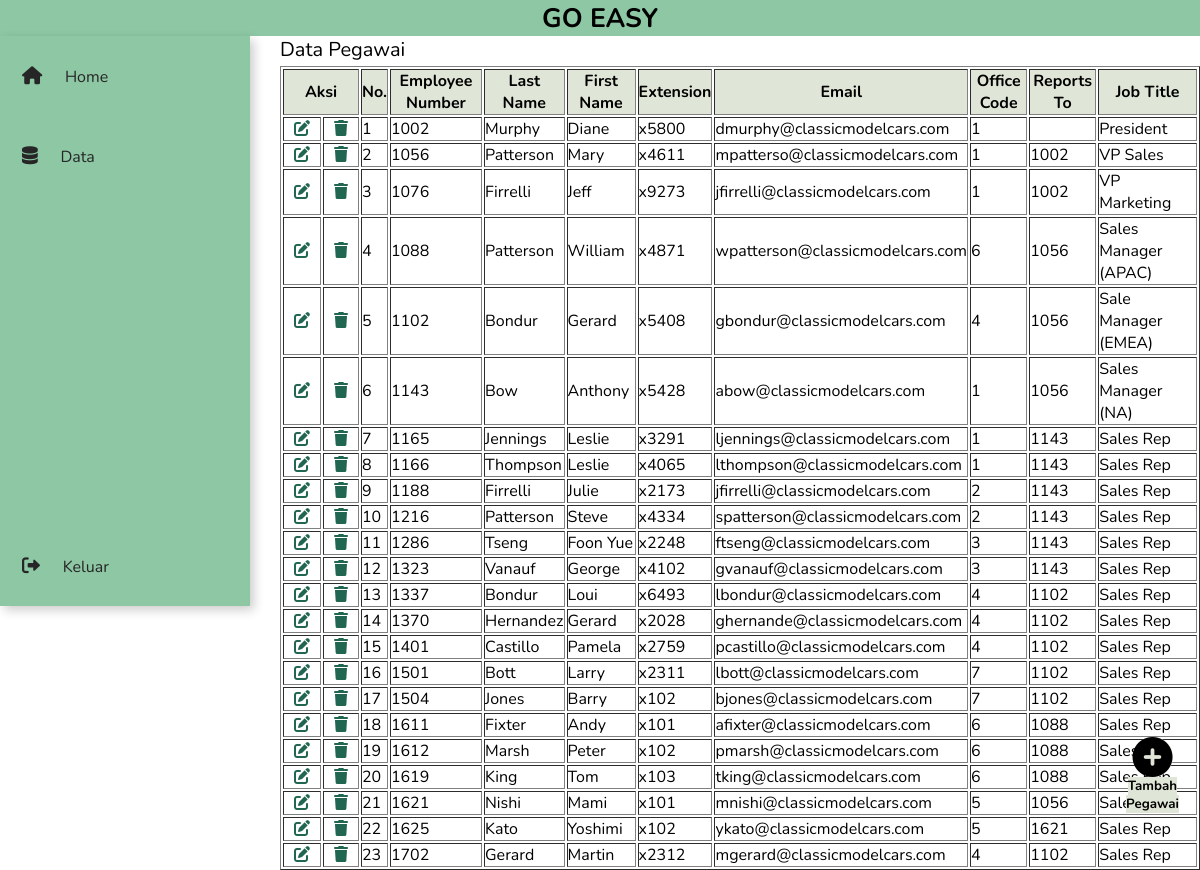
Page /admin/view/tampilPegawai.php on the committed database.
### tables this page shows
CREATE TABLE `employees` (
  `employeeNumber` int(11) NOT NULL,
  `lastName` varchar(50) NOT NULL,
  `firstName` varchar(50) NOT NULL,
  `extension` varchar(10) NOT NULL,
  `email` varchar(100) NOT NULL,
  `officeCode` varchar(10) NOT NULL,
  `reportsTo` int(11) DEFAULT NULL,
  `jobTitle` varchar(50) NOT NULL
);

### admin/view/tampilPegawai.php (the view, shortened to what this page needs)
<?php
    include "../../connect/koneksi.php";
?>
    <!DOCTYPE html>
    <html lang="en">
    <head>
        <link rel="stylesheet" href="stylehome.css">
        <link rel="stylesheet" href="https://cdnjs.cloudflare.com/ajax/libs/font-awesome/6.3.0/css/all.min.css"/>
        <link rel="stylesheet" href="https://cdnjs.cloudflare.com/ajax/libs/font-awesome/6.0.0/css/all.min.css"/>
    </head>
    <body>
    <div class="content">
        <span>GO EASY</span>
    </div>
        <div class="navigation">
            <ul>
                <li>
                    <a href="../home.php">
                        <span class="icon">
                            <i class="fa fa-house"></i>
                        </span>
                        <span class="title">Home</span>
                    </a>
                </li>
                <li>
                    <a href="#">
                        <span class="icon">
                            <i class="fa-solid fa-database"></i>
                        </span>
                        <span class="title">Data</span>
                    </a>
                </li>
                <li>
                    <a href="../logout.php">
                        <div class="keluar">
                        <span class="icon">
                        <i class="fa-solid fa-right-from-bracket"></i>
                        </span>
                        <span class="title">Keluar</span>
                    </a>
                </li>
            </ul>
        </div>
            <div class="main-content">
                <main>
                <div class="data">
                    <span>Data Pegawai</span>
                </div>
                    <div class="tabelHasil">
                        <table border=1>
                        <thead>
                            <tr>
                                <th colspan=2>Aksi</th>
                                <th>No.</th>
                                <th>Employee Number</th>
                                <th>Last Name</th>
                                <th>First Name</th>
                                <th>Extension</th>
                                <th>Email</th>
                                <th>Office Code</th>
                                <th>Reports To</th>
                                <th>Job Title</th>
                            </tr>
                        </thead>
                        <tbody>
                            <?php
                                $no = 1;
                                $ambil = mysqli_query($koneksi, "SELECT * FROM employees");
                                while ($tampil = mysqli_fetch_array($ambil)){
                                    echo "
                                        <tr>
                                            <td>
                                                <a href='../update/ubahPegawai.php?kode=$tampil[employeeNumber]'>
                                                    <span class='icon-action'><i class='fa-solid fa-pen-to-square'></i></span>
                                                </a>
                                            </td>
                                            <td>
                                                <a href='?kode=$tampil[employeeNumber]&aksi=hapus'>
                                                    <span class='icon-action'><i class='fa-solid fa-trash'></i></span>
                                                </a>
                                            </td>
                                            <td>$no</td>
                                            <td>$tampil[employeeNumber]</td>
                                            <td>$tampil[lastName]</td>
                                            <td>$tampil[firstName]</td>
                                            <td>$tampil[extension]</td>
                                            <td>$tampil[email]</td>
                                            <td>$tampil[officeCode]</td>
                                            <td>$tampil[reportsTo]</td>
                                            <td>$tampil[jobTitle]</td>
                                        </tr>";
                                    $no++;
                                }
                            ?>
                        </tbody>
                        </table>
                    </div>
                </main>
            </div>
            <a href="../add/tambahPegawai.php">
                <button class="add-float">
                    <i class="fa-solid fa-circle-plus fa-3x"></i>
                    <span>Tambah Pegawai</span>
                </button>
            </a>
    </body>
    </html>

### admin/css/stylehome.css (style rules this page uses)
* { font-family: Nunito; margin: 0; padding: 0; box-sizing: border-box; }
:root { --green: #8dc7a4; --white: #fff; --gray: #262626; --green2: #216651; --green3: #e0e6d7; }
body { justify-content: center; background-repeat: no-repeat; background-size: cover; min-height: 100vh; position: relative; width: auto; margin: 0; }
.content { background: var(--green); width:100%; position: fixed; text-align: center; top: 0; }
.content span { text-align: center; font-size: 20pt; font-weight: bolder; }
.navigation { background: var(--green); width: 250px; position: fixed; border-left: 14px solid var(--green); height: auto; box-shadow: 4px 4px 10px rgba(0, 0, 0, 0.2); top: 36px; z-index: 1; }
.navigation ul { position: relative; top: 0; left: 0; width: 100%; }
.navigation ul li { position: relative; width: 100%; list-style: none; border-top-left-radius: 50px; border-bottom-left-radius: 50px; text-align: left; }
.navigation ul li a { color: var(--gray); text-decoration: none; }
.navigation ul li a .icon { position: relative; min-width: 50px; height: 60px; padding-right: 10px; margin: 8px; font-size: large; line-height: 80px; text-align: center; }
.navigation ul li a .title { line-height: 60px; }
.keluar { margin-top: 330px; }
.main-content { margin-left: 280px; margin-top: 66px; }
.data { background: var(--white); width:100%; position: fixed; text-align: left; top: 36px; height: auto; margin-left: -30px; }
.data span { font-size: 15pt; padding-left: 30px; }
.icon-action { color: var(--green2); margin: 10px; }
th { position: sticky; top: 63px; background: var(--green3); }
.add-float { position: fixed; right: 10px; overflow: hidden; width: 75px; height: 90px; border: 0; z-index: 999; transition: .2s; bottom: 50px; cursor: pointer; background: transparent; }
.add-float i { background: var(--green3); border-radius: 100%; }
.add-float span { background: var(--green3); font-weight: bold; }

### rows in the picture
employees: employeeNumber "1002", lastName "Murphy", firstName "Diane", extension "x5800", email "dmurphy@classicmodelcars.com", officeCode "1", jobTitle "President"
employees: employeeNumber "1056", lastName "Patterson", firstName "Mary", extension "x4611", email "mpatterso@classicmodelcars.com", officeCode "1", reportsTo "1002", jobTitle "VP Sales"
employees: employeeNumber "1076", lastName "Firrelli", firstName "Jeff", extension "x9273", email "jfirrelli@classicmodelcars.com", officeCode "1", reportsTo "1002", jobTitle "VP Marketing"
employees: employeeNumber "1088", lastName "Patterson", firstName "William", extension "x4871", email "wpatterson@classicmodelcars.com", officeCode "6", reportsTo "1056", jobTitle "Sales Manager (APAC)"
employees: employeeNumber "1102", lastName "Bondur", firstName "Gerard", extension "x5408", email "gbondur@classicmodelcars.com", officeCode "4", reportsTo "1056", jobTitle "Sale Manager (EMEA)"
employees: employeeNumber "1143", lastName "Bow", firstName "Anthony", extension "x5428", email "abow@classicmodelcars.com", officeCode "1", reportsTo "1056", jobTitle "Sales Manager (NA)"
employees: employeeNumber "1165", lastName "Jennings", firstName "Leslie", extension "x3291", email "ljennings@classicmodelcars.com", officeCode "1", reportsTo "1143", jobTitle "Sales Rep"
employees: employeeNumber "1166", lastName "Thompson", firstName "Leslie", extension "x4065", email "lthompson@classicmodelcars.com", officeCode "1", reportsTo "1143", jobTitle "Sales Rep"
employees: employeeNumber "1188", lastName "Firrelli", firstName "Julie", extension "x2173", email "jfirrelli@classicmodelcars.com", officeCode "2", reportsTo "1143", jobTitle "Sales Rep"
employees: employeeNumber "1216", lastName "Patterson", firstName "Steve", extension "x4334", email "spatterson@classicmodelcars.com", officeCode "2", reportsTo "1143", jobTitle "Sales Rep"
employees: employeeNumber "1286", lastName "Tseng", firstName "Foon Yue", extension "x2248", email "ftseng@classicmodelcars.com", officeCode "3", reportsTo "1143", jobTitle "Sales Rep"
employees: employeeNumber "1323", lastName "Vanauf", firstName "George", extension "x4102", email "gvanauf@classicmodelcars.com", officeCode "3", reportsTo "1143", jobTitle "Sales Rep"
employees: employeeNumber "1337", lastName "Bondur", firstName "Loui", extension "x6493", email "lbondur@classicmodelcars.com", officeCode "4", reportsTo "1102", jobTitle "Sales Rep"
employees: employeeNumber "1370", lastName "Hernandez", firstName "Gerard", extension "x2028", email "ghernande@classicmodelcars.com", officeCode "4", reportsTo "1102", jobTitle "Sales Rep"
employees: employeeNumber "1401", lastName "Castillo", firstName "Pamela", extension "x2759", email "pcastillo@classicmodelcars.com", officeCode "4", reportsTo "1102", jobTitle "Sales Rep"
employees: employeeNumber "1501", lastName "Bott", firstName "Larry", extension "x2311", email "lbott@classicmodelcars.com", officeCode "7", reportsTo "1102", jobTitle "Sales Rep"
employees: employeeNumber "1504", lastName "Jones", firstName "Barry", extension "x102", email "bjones@classicmodelcars.com", officeCode "7", reportsTo "1102", jobTitle "Sales Rep"
employees: employeeNumber "1611", lastName "Fixter", firstName "Andy", extension "x101", email "afixter@classicmodelcars.com", officeCode "6", reportsTo "1088", jobTitle "Sales Rep"
employees: employeeNumber "1612", lastName "Marsh", firstName "Peter", extension "x102", email "pmarsh@classicmodelcars.com", officeCode "6", reportsTo "1088", jobTitle "Sales…"
employees: employeeNumber "1619", lastName "King", firstName "Tom", extension "x103", email "tking@classicmodelcars.com", officeCode "6", reportsTo "1088", jobTitle "Sales…"
employees: employeeNumber "1621", lastName "Nishi", firstName "Mami", extension "x101", email "mnishi@classicmodelcars.com", officeCode "5", reportsTo "1056", jobTitle "Sales…"
employees: employeeNumber "1625", lastName "Kato", firstName "Yoshimi", extension "x102", email "ykato@classicmodelcars.com", officeCode "5", reportsTo "1621", jobTitle "Sales Rep"
employees: employeeNumber "1702", lastName "Gerard", firstName "Martin", extension "x2312", email "mgerard@classicmodelcars.com", officeCode "4", reportsTo "1102", jobTitle "Sales Rep"
